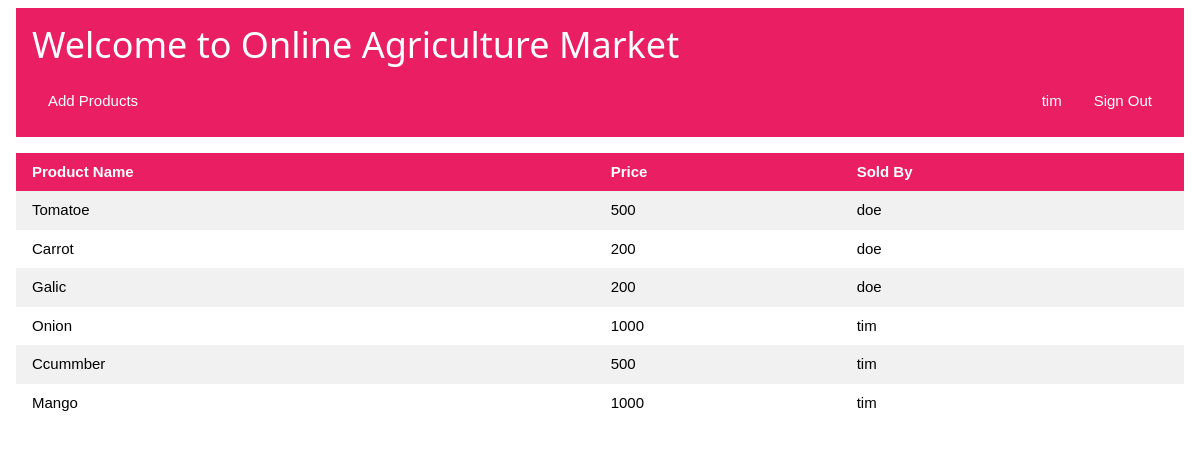
The app's page /home.php (signed in) with its own data.
### tables this page shows
CREATE TABLE `products` (
  `ID` int(11) NOT NULL,
  `ProductName` varchar(20) NOT NULL,
  `Price` int(11) NOT NULL,
  `FarmerID` int(11) DEFAULT NULL,
  `updatedAt` date NOT NULL DEFAULT current_timestamp()
);

CREATE TABLE `users` (
  `ID` int(11) NOT NULL,
  `UserName` varchar(20) NOT NULL,
  `Email` varchar(100) NOT NULL,
  `Password` varchar(255) NOT NULL,
  `UserType` varchar(10) NOT NULL
);

### home.php (the view, shortened to what this page needs)
<?php
require "database.php";
?>
<!DOCTYPE html>
<html lang="en">
<head>
    <link rel="stylesheet" href="./styles/w3.css">
</head>
<body>
    <div class="w3-container w3-padding">
        <div class="w3-container w3-pink">
            <h1>Welcome to Online Agriculture Market</h1>
            <div class="w3-bar w3-pink w3-margin-bottom">
                <a href="logout.php" class="w3-bar-item w3-button w3-pink w3-hover-pale-red w3-right">Sign Out</a>
                <?php
                $query = "SELECT * FROM users WHERE UserName = '{$_SESSION['user']}'";
                $result = mysqli_query($conn, $query);
                if ($result) {
                    if (mysqli_num_rows($result) > 0) {
                        $row = mysqli_fetch_assoc($result);
                        $usertype = $row['UserType'];
                        $user = $_SESSION['user'];
                        echo "<span class=\"w3-bar-item w3-right\">{$user}</span>";
                        switch ($usertype) {
                            case 'farmer':
                                echo "<a href=\"addproducts.php\" class=\"w3-bar-item w3-button w3-hover-pale-red\">Add Products</a>";
                                break;
                        }
                    } else {
                        echo "Something Wrong Happened!";
                    }
                }
                ?>
            </div>
        </div>
        <div>
            <table class="w3-table w3-margin-top w3-striped w3-margin-bottom">
                <tr class="w3-pink">
                    <th>Product Name</th>
                    <th>Price</th>
                    <th>Sold By</th>
                </tr>
                <?php
                $query = "SELECT products.ProductName, products.Price, users.UserName FROM products INNER JOIN users ON products.FarmerID = users.ID WHERE users.UserType = 'farmer'";
                $result = mysqli_query($conn, $query);
                if ($result) {
                    if (mysqli_num_rows($result) > 0) {
                        while ($row = mysqli_fetch_assoc($result)) {
                            echo "<tr><td>{$row['ProductName']}</td>" . "<td>{$row['Price']}</td>" . "<td>{$row['UserName']}</td></tr>";
                        }
                    } else {
                        echo "<div class=\"w3-panel w3-pale-red w3-display-container\"><span onclick=\"this.parentElement.style.display='none'\"class=\"w3-button w3-large w3-display-topright\">&times;</span><h3>Sorry!</h3><p>No Products Found!</p></div>";
                    }
                }
                ?>
            </table>
        </div>
    </div>
</body>
</html>

### styles/w3.css (style rules this page uses)
html { box-sizing: border-box; }
*, *:before, *:after { box-sizing: inherit; }
html { -ms-text-size-adjust: 100%; -webkit-text-size-adjust: 100%; }
body { margin: 0; }
a { background-color: transparent; }
html, body { font-family: Verdana, sans-serif; font-size: 15px; line-height: 1.5; }
html { overflow-x: hidden; }
h1 { font-size: 36px; }
h1, h2, h3, h4, h5, h6 { font-family: "Segoe UI", Arial, sans-serif; font-weight: 400; margin: 10px 0; }
a { color: inherit; }
.w3-table, .w3-table-all { border-collapse: collapse; border-spacing: 0; width: 100%; display: table; }
.w3-striped tbody tr:nth-child(even) { background-color: #f1f1f1; }
.w3-table td, .w3-table th, .w3-table-all td, .w3-table-all th { padding: 8px 8px; display: table-cell; text-align: left; vertical-align: top; }
.w3-table th:first-child, .w3-table td:first-child, .w3-table-all th:first-child, .w3-table-all td:first-child { padding-left: 16px; }
.w3-btn, .w3-button { border: none; display: inline-block; padding: 8px 16px; vertical-align: middle; overflow: hidden; text-decoration: none; color: inherit; background-color: inherit; text-align: center; cursor: pointer; white-space: nowrap; }
.w3-btn, .w3-button { -webkit-touch-callout: none; -webkit-user-select: none; -khtml-user-select: none; -moz-user-select: none; -ms-user-select: none; user-select: none; }
.w3-bar { width: 100%; overflow: hidden; }
.w3-bar .w3-bar-item { padding: 8px 16px; float: left; width: auto; border: none; display: block; outline: 0; }
.w3-bar .w3-button { white-space: normal; }
.w3-container:after, .w3-container:before, .w3-panel:after, .w3-panel:before, .w3-row:after, .w3-row:before, .w3-row-padding:after, .w3-row-padding:before, .w3-cell-row:before, .w3-cell-row:after, .w3-clear:after, .w3-clear:before, .w3-bar:before, .w3-bar:after { content: ""; display: table; clear: both; }
.w3-container, .w3-panel { padding: 0.01em 16px; }
.w3-margin-top { margin-top: 16px !important; }
.w3-margin-bottom { margin-bottom: 16px !important; }
.w3-padding { padding: 8px 16px !important; }
.w3-right { float: right !important; }
.w3-pink, .w3-hover-pink:hover { color: #fff !important; background-color: #e91e63 !important; }

### records on screen
products: ProductName "Tomatoe", Price "500", FarmerID.UserName "doe"
products: ProductName "Carrot", Price "200", FarmerID.UserName "doe"
products: ProductName "Galic", Price "200", FarmerID.UserName "doe"
products: ProductName "Onion", Price "1000", FarmerID.UserName "tim"
products: ProductName "Ccummber", Price "500", FarmerID.UserName "tim"
products: ProductName "Mango", Price "1000", FarmerID.UserName "tim"

### other values on screen
$user "tim"
